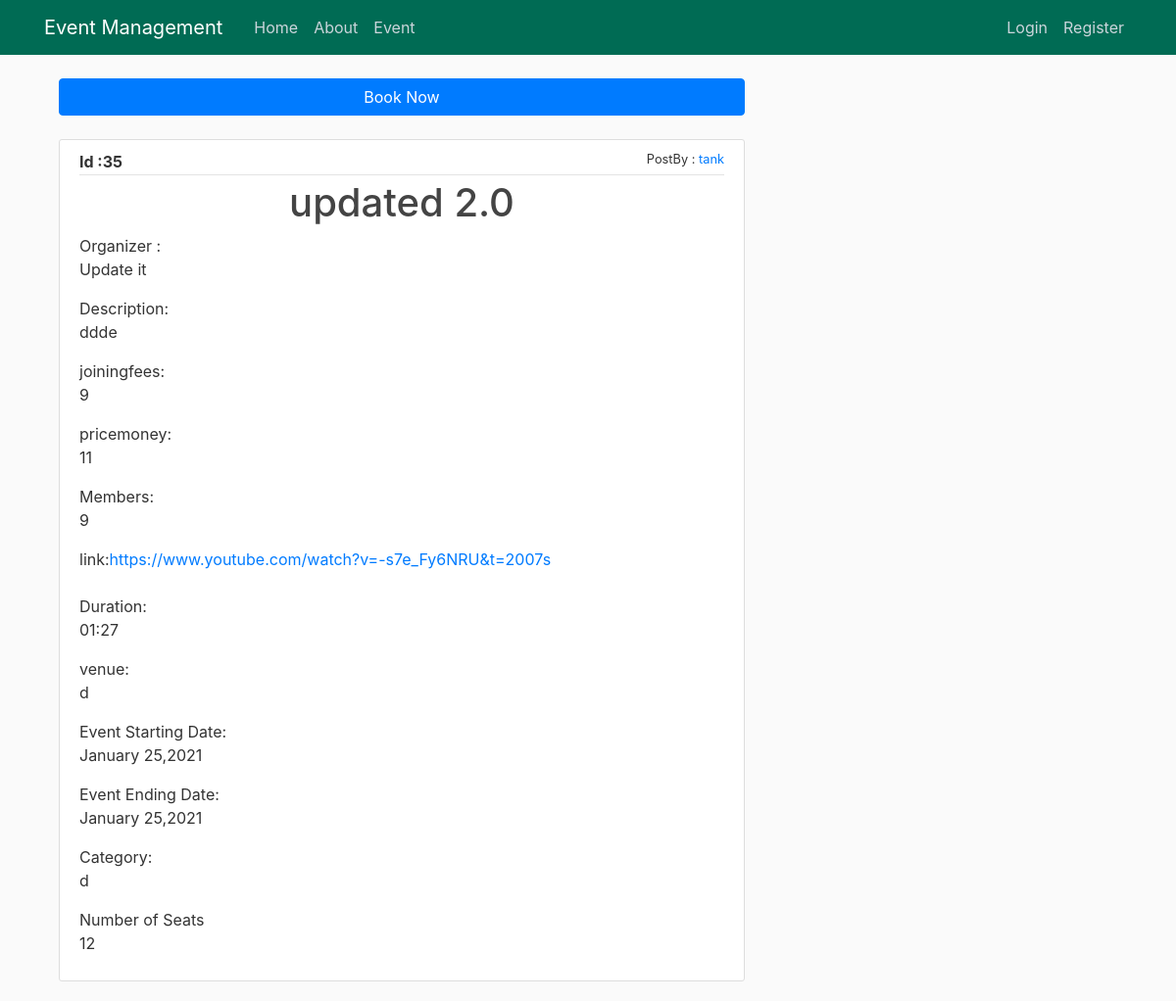
/event_details/35, run on an earlier commit of the app's database.
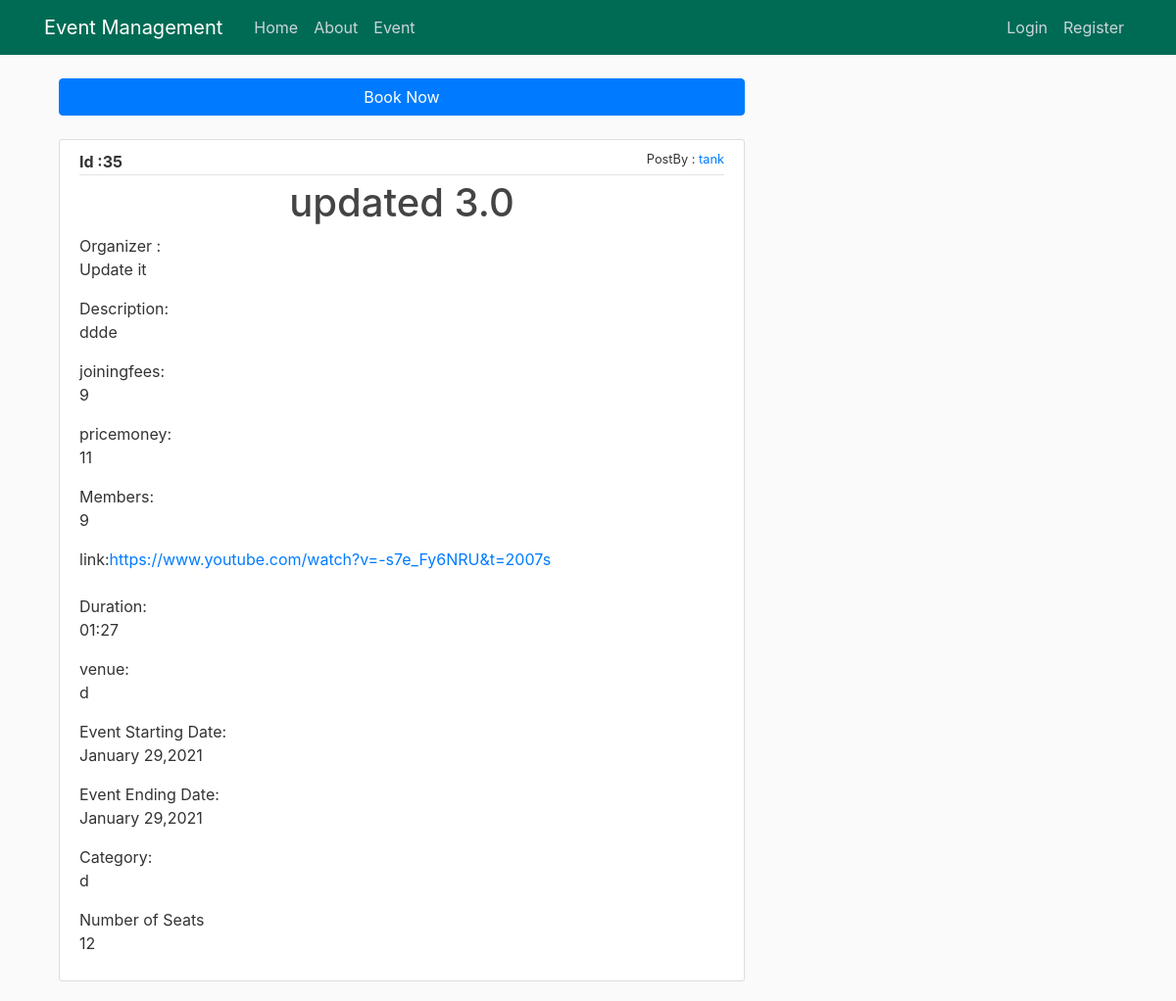
And on a later commit of the database.
### event/models.py (models this page shows, shortened)
class Eventlist(models.Model):
    postby = models.ForeignKey(User, on_delete=models.CASCADE, null=True)
    title = models.CharField(max_length=100)
    description = models.TextField()
    organizer = models.CharField(max_length=100)
    joiningfees = models.CharField(max_length=10)
    pricemoney = models.CharField(max_length=10)
    members = models.CharField(max_length=5, null=True)
    link = models.CharField(max_length=100)
    Eventtime = models.CharField(max_length=20)
    venue = models.TextField()
    StartingDate = models.DateTimeField(blank=False, null=True)
    Endingdate = models.DateTimeField(blank=False, null=True)
    Category = models.CharField(max_length=50, default="")
    numberofseats = models.CharField(max_length=50, null=True)

### event/views.py (the view)
# urls.py: path('event_details/<int:my_id>', views.event_details, name='event_details'),
def event_details(request, my_id):
    obj = Eventlist.objects.get(id=my_id)
    return render(request, 'event/event_details.html', {'obj': obj})

### event/templates/event/event_details.html (shortened to what this page needs)
{% extends "event/base.html" %}
{% block content %}
<div class="container-fluid">
    <form action="/booked/{{obj.id}}" method="POST">
        <input type="submit" class="btn btn-primary btn-block" name="BookThis" value="Book Now">
    </form>
    <br />
    <article class="media content-section">
        <div class="media-body">
            <div class="article-metadata">
                <b>Id :{{obj.id}}</b>
                <small style="float: right;">PostBy : <a
                        href="/user_Details/{{obj.postby.username}}">{{obj.postby.username}}</a></small>
                <br />
            </div>
            <h1 style="text-align: center;">{{ obj.title}}</a></h1>
            Organizer :<p class="article-content">{{ obj.organizer }}</p>
            Description:<p class="article-content">{{ obj.description }}</p>
            joiningfees:<p class="article-content">{{ obj.joiningfees }}</p>
            pricemoney:<p class="article-content">{{ obj.pricemoney }}</p>
            Members: <p class="article-content">{{ obj.members }}</p>
            link:<a class="article-content" href="{{ obj.link }}">{{ obj.link }}</a><br /><br />
            Duration: <p class="article-content">{{ obj.Eventtime }}</p>
            venue:<p class="article-content">{{ obj.venue }}</p>
            Event Starting Date:<p class="article-content">{{ obj.StartingDate|date:"F d,Y" }}</p>
            Event Ending Date:<p class="article-content">{{ obj.Endingdate|date:"F d,Y" }}</p>
            Category:<p class="article-content">{{ obj.Category }}</p>
            Number of Seats<p class="article-content">{{ obj.numberofseats }}</p>
        </div>
    </article>
</div>
{% endblock content %}

What changed in the data, as far as the page shows it:
changed Eventlist "Update it": title "updated 2.0" → "updated 3.0"; StartingDate "January 25,2021" → "January 29,2021"; Endingdate "January 25,2021" → "January 29,2021"
